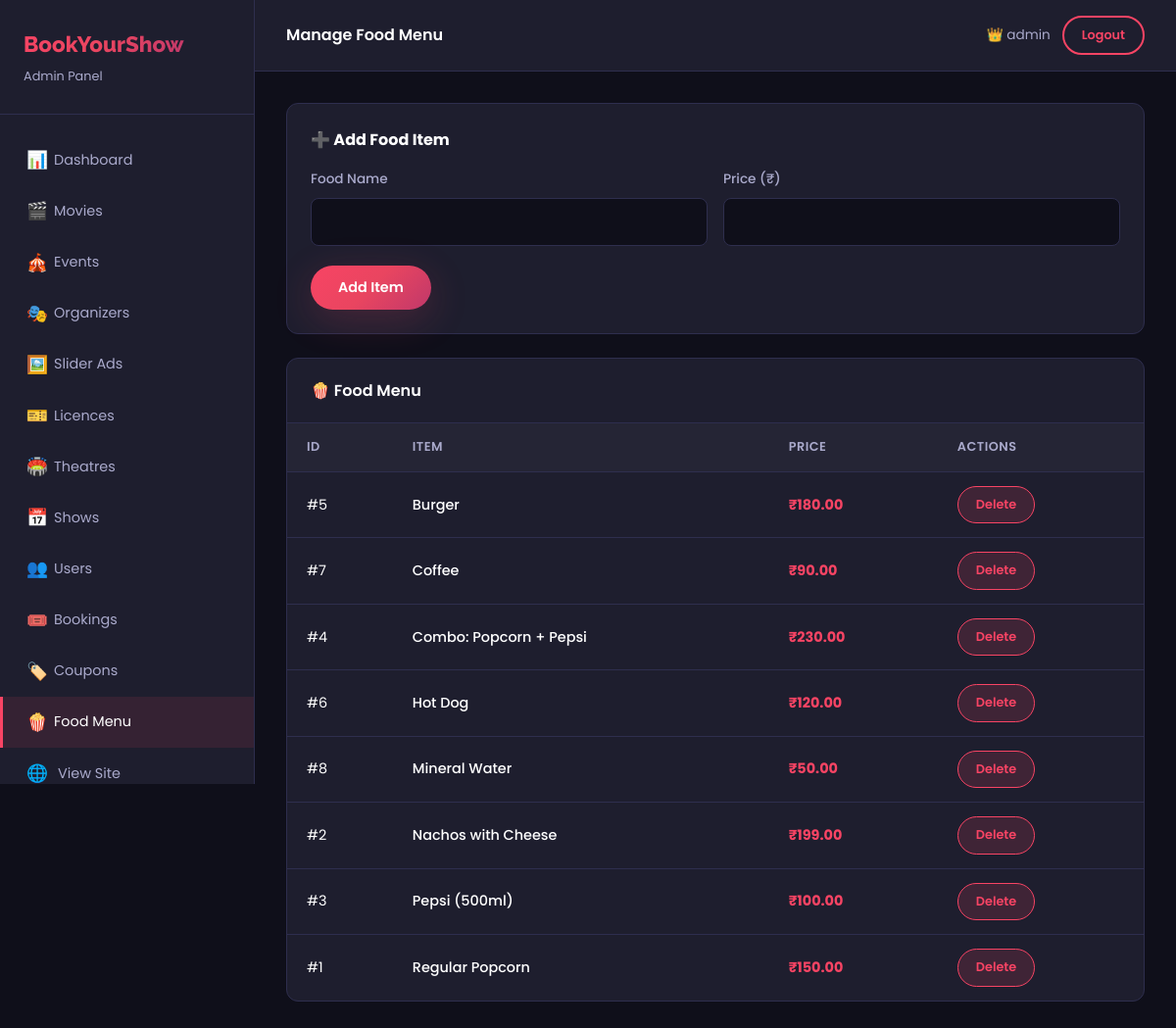
The app's page /admin/manage-food.php (signed in) with its own data.
### tables this page shows
CREATE TABLE `foods` (
  `food_id` int(11) NOT NULL AUTO_INCREMENT,
  `food_name` varchar(100) DEFAULT NULL,
  `price` decimal(10,2) DEFAULT NULL,
  `image` varchar(255) DEFAULT NULL,
  PRIMARY KEY (`food_id`)
);

### admin/manage-food.php (the view, shortened to what this page needs)
<?php
require_once 'admin-helper.php';
$msg = '';
$foods = $conn->query("SELECT * FROM foods ORDER BY food_name");
$content = $msg . '
<div style="background:var(--bg-card);border:1px solid var(--border);border-radius:var(--radius);padding:24px;margin-bottom:24px;">
<h4 style="margin-bottom:16px;">➕ Add Food Item</h4>
<form method="POST">
<div class="form-row">
<div class="form-group"><label class="form-label">Food Name</label><input type="text" class="form-control" name="food_name" required></div>
<div class="form-group"><label class="form-label">Price (₹)</label><input type="number" class="form-control" name="price" min="1" step="0.01" required></div>
</div>
<button type="submit" name="add_food" class="btn btn-primary">Add Item</button>
</form>
</div>
<div class="table-wrapper">
<div class="table-header"><h4 class="table-title">🍿 Food Menu</h4></div>
<table>
<thead><tr><th>ID</th><th>Item</th><th>Price</th><th>Actions</th></tr></thead>
<tbody>';
while ($f = $foods->fetch_assoc()) {
    $content .= '<tr>
    <td>#' . $f['food_id'] . '</td>
    <td style="font-weight:500;">' . htmlspecialchars($f['food_name']) . '</td>
    <td style="color:var(--primary);font-weight:700;">₹' . number_format($f['price'],2) . '</td>
    <td><a href="manage-food.php?delete=' . $f['food_id'] . '" class="btn btn-sm" style="background:rgba(248,68,100,0.15);color:var(--primary);border:1px solid var(--primary);" onclick="return confirm(\'Delete?\')">Delete</a></td>
    </tr>';
}
$content .= '</tbody></table></div>';
?>

### css/style.css (style rules this page uses)
:root { --primary: #f84464; --primary-dark: #d63655; --secondary: #1a1a2e; --accent: #e94560; --bg-dark: #0f0f1a; --bg-card: #1e1e2e; --bg-light: #f8f9fa; --text-light: #ffffff; --text-muted: #aaaacc; --text-dark: #1a1a2e; --border: #2e2e4e; --gold: #ffd700; --green: #00c851; --gradient: linear-gradient(135deg, #f84464 0%, #e94560 50%, #c0386a 100%); --gradient-dark: linear-gradient(135deg, #1a1a2e 0%, #0f0f1a 100%); --shadow: 0 10px 40px rgba(248, 68, 100, 0.2); --shadow-card: 0 4px 20px rgba(0, 0, 0, 0.3); --radius: 12px; --radius-sm: 8px; --transition: all 0.3s ease; }
* { margin: 0; padding: 0; box-sizing: border-box; }
html { scroll-behavior: smooth; }
body { font-family: 'Poppins', sans-serif; background-color: var(--bg-dark); color: var(--text-light); line-height: 1.6; transition: var(--transition); }
a { text-decoration: none; color: inherit; transition: var(--transition); }
input, select, textarea, button { font-family: 'Poppins', sans-serif; }
.btn { display: inline-flex; align-items: center; gap: 8px; padding: 12px 28px; border-radius: 50px; font-weight: 600; font-size: 0.9rem; cursor: pointer; border: none; transition: var(--transition); text-decoration: none; }
.btn-primary { background: var(--gradient); color: #fff; box-shadow: var(--shadow); }
.btn-sm { padding: 8px 18px; font-size: 0.8rem; }
.form-group { margin-bottom: 20px; }
.form-label { display: block; font-size: 0.85rem; font-weight: 500; margin-bottom: 8px; color: var(--text-muted); }
.form-control { width: 100%; padding: 13px 16px; background: var(--bg-dark); border: 1px solid var(--border); border-radius: var(--radius-sm); color: var(--text-light); font-size: 0.9rem; transition: var(--transition); outline: none; }
.form-row { display: grid; grid-template-columns: 1fr 1fr; gap: 16px; }
.table-wrapper { background: var(--bg-card); border: 1px solid var(--border); border-radius: var(--radius); overflow: hidden; }
.table-header { padding: 20px 24px; display: flex; align-items: center; justify-content: space-between; border-bottom: 1px solid var(--border); }
.table-title { font-size: 1rem; font-weight: 600; }
table { width: 100%; border-collapse: collapse; }
table th { background: rgba(255,255,255,0.03); padding: 14px 20px; text-align: left; font-size: 0.8rem; font-weight: 600; color: var(--text-muted); text-transform: uppercase; letter-spacing: 0.5px; white-space: nowrap; }
table td { padding: 14px 20px; font-size: 0.9rem; border-top: 1px solid var(--border); }

### records on screen
foods: food_id "5", food_name "Burger", price "180.00"
foods: food_id "7", food_name "Coffee", price "90.00"
foods: food_id "4", food_name "Combo: Popcorn + Pepsi", price "230.00"
foods: food_id "6", food_name "Hot Dog", price "120.00"
foods: food_id "8", food_name "Mineral Water", price "50.00"
foods: food_id "2", food_name "Nachos with Cheese", price "199.00"
foods: food_id "3", food_name "Pepsi (500ml)", price "100.00"
foods: food_id "1", food_name "Regular Popcorn", price "150.00"

### other values on screen
$info[0] "📊"
$info[1] "Dashboard"
$info[0] "🎬"
$info[1] "Movies"
$info[0] "🎪"
$info[1] "Events"
$info[0] "🎭"
$info[1] "Organizers"
$info[0] "🖼️"
$info[1] "Slider Ads"
$info[0] "🎫"
$info[1] "Licences"
$info[0] "🏟️"
$info[1] "Theatres"
$info[0] "📅"
